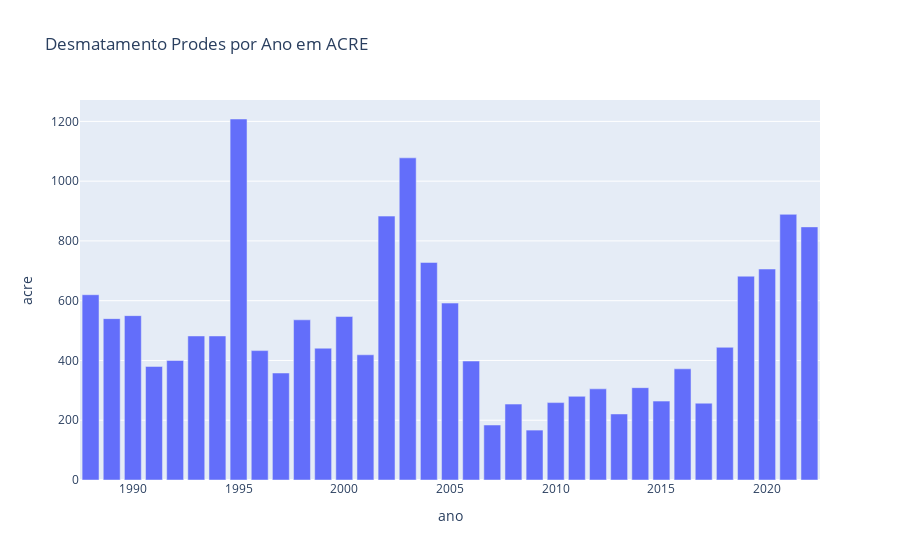
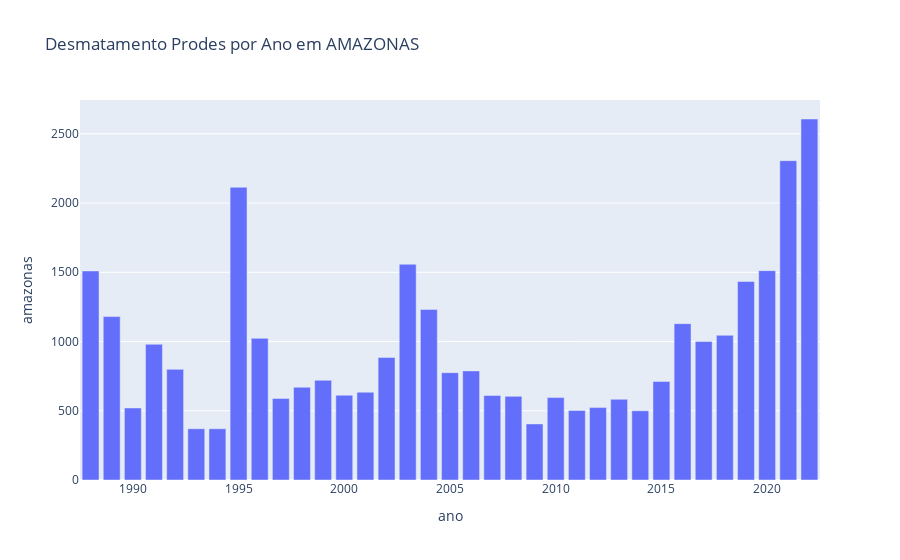
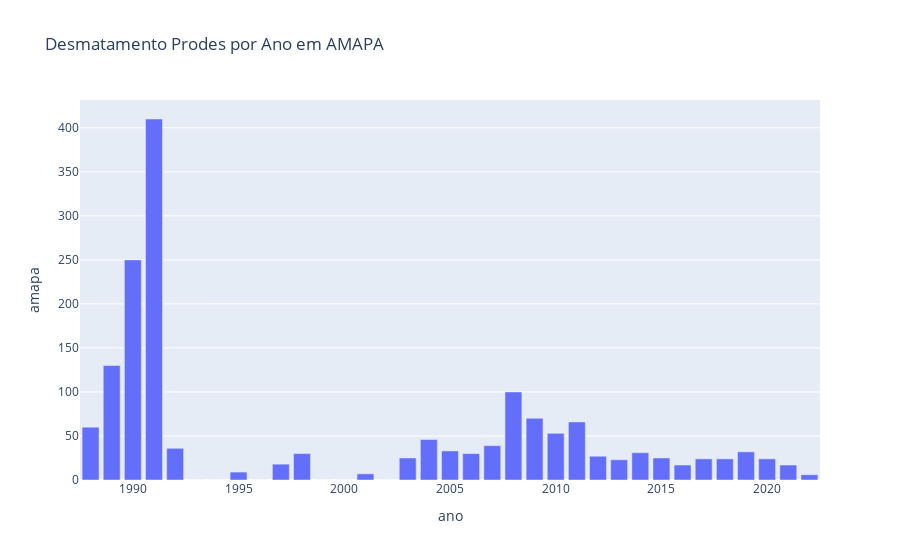

Notebook code for these charts, in order:
### Markdown cell above
## GRAFICO DE BARRAS POR ESTADO

### Code cell
# GRAFICO DE BARRAS
def barras(df, x, y, title):
	fig = px.bar(df, x=x, y=y, title=title)
	fig.show()
	
barras(df_desmatamento, 'ano', 'para', 'DESMATAMENTO PRODES POR ANO NO PARA')
for coluna in df_desmatamento.columns:
	if coluna != 'ano':
		barras(df_desmatamento, 'ano', coluna, f'Desmatamento Prodes por Ano em {coluna.upper()}')

### Figure 1 — Plotly figure (JSON) as saved in the notebook; plotly's stock layout.template omitted (floating-point values rounded to 4 significant figures)
{"data": [{"alignmentgroup": "True", "hovertemplate": "ano=%{x}<br>acre=%{y}<extra></extra>", "legendgroup": "", "marker": {"color": "#636efa", "pattern": {"shape": ""}}, "name": "", "offsetgroup": "", "orientation": "v", "showlegend": false, "textposition": "auto", "type": "bar", "x": [1988, 1989, 1990, 1991, 1992, 1993, 1994, 1995, 1996, 1997, 1998, 1999, 2000, 2001, 2002, 2003, 2004, 2005, 2006, 2007, 2008, 2009, 2010, 2011, 2012, 2013, 2014, 2015, 2016, 2017, 2018, 2019, 2020, 2021, 2022], "xaxis": "x", "y": [620, 540, 550, 380, 400, 482, 482, 1208, 433, 358, 536, 441, 547, 419, 883, 1078, 728, 592, 398, 184, 254, 167, 259, 280, 305, 221, 309, 264, 372, 257, 444, 682, 706, 889, 847], "yaxis": "y"}], "layout": {"barmode": "relative", "legend": {"tracegroupgap": 0}, "title": {"text": "Desmatamento Prodes por Ano em ACRE"}, "xaxis": {"anchor": "y", "domain": [0, 1], "title": {"text": "ano"}}, "yaxis": {"anchor": "x", "domain": [0, 1], "title": {"text": "acre"}}}}

### Figure 2 — Plotly figure (JSON) as saved in the notebook; plotly's stock layout.template omitted (floating-point values rounded to 4 significant figures)
{"data": [{"alignmentgroup": "True", "hovertemplate": "ano=%{x}<br>amazonas=%{y}<extra></extra>", "legendgroup": "", "marker": {"color": "#636efa", "pattern": {"shape": ""}}, "name": "", "offsetgroup": "", "orientation": "v", "showlegend": false, "textposition": "auto", "type": "bar", "x": [1988, 1989, 1990, 1991, 1992, 1993, 1994, 1995, 1996, 1997, 1998, 1999, 2000, 2001, 2002, 2003, 2004, 2005, 2006, 2007, 2008, 2009, 2010, 2011, 2012, 2013, 2014, 2015, 2016, 2017, 2018, 2019, 2020, 2021, 2022], "xaxis": "x", "y": [1510, 1180, 520, 980, 799, 370, 370, 2114, 1023, 589, 670, 720, 612, 634, 885, 1558, 1232, 775, 788, 610, 604, 405, 595, 502, 523, 583, 500, 712, 1129, 1001, 1045, 1434, 1512, 2306, 2607], "yaxis": "y"}], "layout": {"barmode": "relative", "legend": {"tracegroupgap": 0}, "title": {"text": "Desmatamento Prodes por Ano em AMAZONAS"}, "xaxis": {"anchor": "y", "domain": [0, 1], "title": {"text": "ano"}}, "yaxis": {"anchor": "x", "domain": [0, 1], "title": {"text": "amazonas"}}}}

### Figure 3 — Plotly figure (JSON) as saved in the notebook; plotly's stock layout.template omitted (floating-point values rounded to 4 significant figures)
{"data": [{"alignmentgroup": "True", "hovertemplate": "ano=%{x}<br>amapa=%{y}<extra></extra>", "legendgroup": "", "marker": {"color": "#636efa", "pattern": {"shape": ""}}, "name": "", "offsetgroup": "", "orientation": "v", "showlegend": false, "textposition": "auto", "type": "bar", "x": [1988, 1989, 1990, 1991, 1992, 1993, 1994, 1995, 1996, 1997, 1998, 1999, 2000, 2001, 2002, 2003, 2004, 2005, 2006, 2007, 2008, 2009, 2010, 2011, 2012, 2013, 2014, 2015, 2016, 2017, 2018, 2019, 2020, 2021, 2022], "xaxis": "x", "y": [60, 130, 250, 410, 36, 0, 0, 9, 0, 18, 30, 0, 0, 7, 0, 25, 46, 33, 30, 39, 100, 70, 53, 66, 27, 23, 31, 25, 17, 24, 24, 32, 24, 17, 6], "yaxis": "y"}], "layout": {"barmode": "relative", "legend": {"tracegroupgap": 0}, "title": {"text": "Desmatamento Prodes por Ano em AMAPA"}, "xaxis": {"anchor": "y", "domain": [0, 1], "title": {"text": "ano"}}, "yaxis": {"anchor": "x", "domain": [0, 1], "title": {"text": "amapa"}}}}
